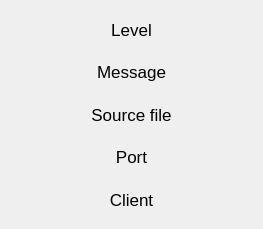
                     <widget class="QWidget" name="scrollAreaContent_StatsCount_Error">
                      <property name="geometry">
                       <rect>
                        <x>0</x>
                        <y>0</y>
                        <width>263</width>
                        <height>229</height>
                       </rect>
                      </property>
                      <property name="sizePolicy">
                       <sizepolicy hsizetype="Expanding" vsizetype="Expanding">
                        <horstretch>0</horstretch>
                        <verstretch>0</verstretch>
                       </sizepolicy>
                      </property>
                      <layout class="QVBoxLayout" name="verticalLayout_7">
                       <item>
                        <widget class="QPushButton" name="button_StatsCount_Level">
                         <property name="sizePolicy">
                          <sizepolicy hsizetype="Expanding" vsizetype="Expanding">
                           <horstretch>96</horstretch>
                           <verstretch>0</verstretch>
                          </sizepolicy>
                         </property>
                         <property name="font">
                          <font>
                           <pointsize>13</pointsize>
                          </font>
                         </property>
                         <property name="toolTip">
                          <string>Parse logs from the Nginx web server</string>
                         </property>
                         <property name="text">
                          <string notr="true">Level</string>
                         </property>
                         <property name="flat">
                          <bool>true</bool>
                         </property>
                        </widget>
                       </item>
                       <item>
                        <widget class="QPushButton" name="button_StatsCount_Message">
                         <property name="sizePolicy">
                          <sizepolicy hsizetype="Expanding" vsizetype="Expanding">
                           <horstretch>96</horstretch>
                           <verstretch>0</verstretch>
                          </sizepolicy>
                         </property>
                         <property name="font">
                          <font>
                           <pointsize>13</pointsize>
                          </font>
                         </property>
                         <property name="toolTip">
                          <string>Parse logs from the Nginx web server</string>
                         </property>
                         <property name="text">
                          <string notr="true">Message</string>
                         </property>
                         <property name="flat">
                          <bool>true</bool>
                         </property>
                        </widget>
                       </item>
                       <item>
                        <widget class="QPushButton" name="button_StatsCount_Source">
                         <property name="sizePolicy">
                          <sizepolicy hsizetype="Expanding" vsizetype="Expanding">
                           <horstretch>96</horstretch>
                           <verstretch>0</verstretch>
                          </sizepolicy>
                         </property>
                         <property name="font">
                          <font>
                           <pointsize>13</pointsize>
                          </font>
                         </property>
                         <property name="toolTip">
                          <string>Parse logs from the Nginx web server</string>
                         </property>
                         <property name="text">
                          <string notr="true">Source file</string>
                         </property>
                         <property name="flat">
                          <bool>true</bool>
                         </property>
                        </widget>
                       </item>
                       <item>
                        <widget class="QPushButton" name="button_StatsCount_Port">
                         <property name="sizePolicy">
                          <sizepolicy hsizetype="Expanding" vsizetype="Expanding">
                           <horstretch>96</horstretch>
                           <verstretch>0</verstretch>
                          </sizepolicy>
                         </property>
                         <property name="font">
                          <font>
                           <pointsize>13</pointsize>
                          </font>
                         </property>
                         <property name="toolTip">
                          <string>Parse logs from the Nginx web server</string>
                         </property>
                         <property name="text">
                          <string notr="true">Port</string>
                         </property>
                         <property name="flat">
                          <bool>true</bool>
                         </property>
                        </widget>
                       </item>
                       <item>
                        <widget class="QPushButton" name="button_StatsCount_ErrClient">
                         <property name="sizePolicy">
                          <sizepolicy hsizetype="Expanding" vsizetype="Expanding">
                           <horstretch>96</horstretch>
                           <verstretch>0</verstretch>
                          </sizepolicy>
                         </property>
                         <property name="font">
                          <font>
                           <pointsize>13</pointsize>
                          </font>
                         </property>
                         <property name="toolTip">
                          <string>Parse logs from the Nginx web server</string>
                         </property>
                         <property name="text">
                          <string notr="true">Client</string>
                         </property>
                         <property name="flat">
                          <bool>true</bool>
                         </property>
                        </widget>
                       </item>
                      </layout>
                     </widget>
